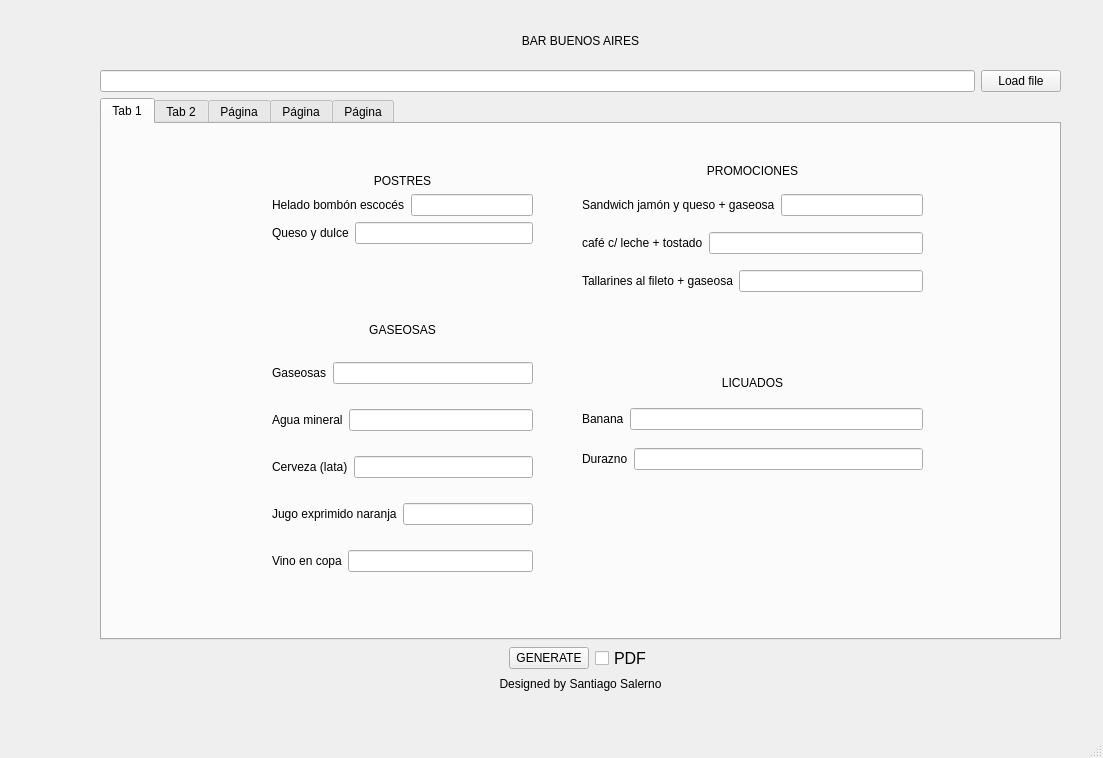
<?xml version="1.0" encoding="UTF-8"?>
<ui version="4.0">
 <class>MainWindow</class>
 <widget class="QMainWindow" name="MainWindow">
  <property name="geometry">
   <rect>
    <x>0</x>
    <y>0</y>
    <width>1103</width>
    <height>758</height>
   </rect>
  </property>
  <property name="windowTitle">
   <string>MainWindow</string>
  </property>
  <widget class="QWidget" name="centralwidget">
   <widget class="QLabel" name="bar_name">
    <property name="geometry">
     <rect>
      <x>100</x>
      <y>20</y>
      <width>961</width>
      <height>41</height>
     </rect>
    </property>
    <property name="text">
     <string>BAR BUENOS AIRES</string>
    </property>
    <property name="alignment">
     <set>Qt::AlignmentFlag::AlignCenter</set>
    </property>
   </widget>
   <widget class="QWidget" name="verticalLayoutWidget_11">
    <property name="geometry">
     <rect>
      <x>100</x>
      <y>70</y>
      <width>961</width>
      <height>621</height>
     </rect>
    </property>
    <layout class="QVBoxLayout" name="verticalLayout_12">
     <item>
      <layout class="QHBoxLayout" name="horizontalLayout_22">
       <item>
        <layout class="QHBoxLayout" name="horizontalLayout_47">
         <item>
          <widget class="QLineEdit" name="template_path"/>
         </item>
         <item>
          <widget class="QPushButton" name="pushButton">
           <property name="text">
            <string>Load file</string>
           </property>
          </widget>
         </item>
        </layout>
       </item>
      </layout>
     </item>
     <item>
      <widget class="QTabWidget" name="tabWidget">
       <property name="currentIndex">
        <number>0</number>
       </property>
       <widget class="QWidget" name="tab">
        <attribute name="title">
         <string>Tab 1</string>
        </attribute>
        <widget class="QWidget" name="postres_container" native="true">
         <property name="geometry">
          <rect>
           <x>160</x>
           <y>20</y>
           <width>281</width>
           <height>131</height>
          </rect>
         </property>
         <widget class="QWidget" name="verticalLayoutWidget_3">
          <property name="geometry">
           <rect>
            <x>10</x>
            <y>10</y>
            <width>261</width>
            <height>111</height>
           </rect>
          </property>
          <layout class="QVBoxLayout" name="verticalLayout_3">
           <item>
            <layout class="QVBoxLayout" name="verticalLayout">
             <item>
              <widget class="QLabel" name="postres_title">
               <property name="sizePolicy">
                <sizepolicy hsizetype="Preferred" vsizetype="Fixed">
                 <horstretch>0</horstretch>
                 <verstretch>0</verstretch>
                </sizepolicy>
               </property>
               <property name="text">
                <string>POSTRES</string>
               </property>
               <property name="alignment">
                <set>Qt::AlignmentFlag::AlignCenter</set>
               </property>
              </widget>
             </item>
             <item>
              <layout class="QHBoxLayout" name="horizontalLayout">
               <item>
                <widget class="QLabel" name="label_2">
                 <property name="text">
                  <string>Helado bombón escocés</string>
                 </property>
                </widget>
               </item>
               <item>
                <widget class="QLineEdit" name="input_1"/>
               </item>
              </layout>
             </item>
             <item>
              <layout class="QHBoxLayout" name="horizontalLayout_2">
               <item>
                <widget class="QLabel" name="label_3">
                 <property name="text">
                  <string>Queso y dulce</string>
                 </property>
                </widget>
               </item>
               <item>
                <widget class="QLineEdit" name="input_2"/>
               </item>
              </layout>
             </item>
            </layout>
           </item>
          </layout>
         </widget>
        </widget>
        <widget class="QWidget" name="gaseosas_container" native="true">
         <property name="geometry">
          <rect>
           <x>160</x>
           <y>170</y>
           <width>281</width>
           <height>311</height>
          </rect>
         </property>
         <widget class="QWidget" name="verticalLayoutWidget_2">
          <property name="geometry">
           <rect>
            <x>10</x>
            <y>10</y>
            <width>261</width>
            <height>291</height>
           </rect>
          </property>
          <layout class="QVBoxLayout" name="verticalLayout_2">
           <item>
            <widget class="QLabel" name="gaseosas_title">
             <property name="sizePolicy">
              <sizepolicy hsizetype="Preferred" vsizetype="Fixed">
               <horstretch>0</horstretch>
               <verstretch>0</verstretch>
              </sizepolicy>
             </property>
             <property name="text">
              <string>GASEOSAS</string>
             </property>
             <property name="alignment">
              <set>Qt::AlignmentFlag::AlignCenter</set>
             </property>
            </widget>
           </item>
           <item>
            <layout class="QHBoxLayout" name="horizontalLayout_3">
             <item>
              <widget class="QLabel" name="label_6">
               <property name="text">
                <string>Gaseosas</string>
               </property>
              </widget>
             </item>
             <item>
              <widget class="QLineEdit" name="input_3"/>
             </item>
            </layout>
           </item>
           <item>
            <layout class="QHBoxLayout" name="horizontalLayout_4">
             <item>
              <widget class="QLabel" name="label_7">
               <property name="text">
                <string>Agua mineral</string>
               </property>
              </widget>
             </item>
             <item>
              <widget class="QLineEdit" name="input_4"/>
             </item>
            </layout>
           </item>
           <item>
            <layout class="QHBoxLayout" name="horizontalLayout_5">
             <item>
              <widget class="QLabel" name="label_8">
               <property name="text">
                <string>Cerveza (lata)</string>
               </property>
              </widget>
             </item>
             <item>
              <widget class="QLineEdit" name="input_5"/>
             </item>
            </layout>
           </item>
           <item>
            <layout class="QHBoxLayout" name="horizontalLayout_6">
             <item>
              <widget class="QLabel" name="label_9">
               <property name="enabled">
                <bool>true</bool>
               </property>
               <property name="text">
                <string>Jugo exprimido naranja</string>
               </property>
              </widget>
             </item>
             <item>
              <widget class="QLineEdit" name="input_6"/>
             </item>
            </layout>
           </item>
           <item>
            <layout class="QHBoxLayout" name="horizontalLayout_7">
             <item>
              <widget class="QLabel" name="label_10">
               <property name="enabled">
                <bool>true</bool>
               </property>
               <property name="text">
                <string>Vino en copa</string>
               </property>
              </widget>
             </item>
             <item>
              <widget class="QLineEdit" name="input_7"/>
             </item>
            </layout>
           </item>
          </layout>
         </widget>
        </widget>
        <widget class="QWidget" name="licuados_container" native="true">
         <property name="geometry">
          <rect>
           <x>470</x>
           <y>230</y>
           <width>361</width>
           <height>141</height>
          </rect>
         </property>
         <widget class="QWidget" name="verticalLayoutWidget_4">
          <property name="geometry">
           <rect>
            <x>10</x>
            <y>10</y>
            <width>341</width>
            <height>121</height>
           </rect>
          </property>
          <layout class="QVBoxLayout" name="verticalLayout_4">
           <item>
            <widget class="QLabel" name="licuados_title">
             <property name="sizePolicy">
              <sizepolicy hsizetype="Preferred" vsizetype="Fixed">
               <horstretch>0</horstretch>
               <verstretch>0</verstretch>
              </sizepolicy>
             </property>
             <property name="text">
              <string>LICUADOS</string>
             </property>
             <property name="alignment">
              <set>Qt::AlignmentFlag::AlignCenter</set>
             </property>
            </widget>
           </item>
           <item>
            <layout class="QHBoxLayout" name="horizontalLayout_9">
             <item>
              <widget class="QLabel" name="label_13">
               <property name="enabled">
                <bool>true</bool>
               </property>
               <property name="text">
                <string>Banana</string>
               </property>
              </widget>
             </item>
             <item>
              <widget class="QLineEdit" name="input_8"/>
             </item>
            </layout>
           </item>
           <item>
            <layout class="QHBoxLayout" name="horizontalLayout_8">
             <item>
              <widget class="QLabel" name="label_12">
               <property name="enabled">
                <bool>true</bool>
               </property>
               <property name="text">
                <string>Durazno</string>
               </property>
              </widget>
             </item>
             <item>
              <widget class="QLineEdit" name="input_9"/>
             </item>
            </layout>
           </item>
          </layout>
         </widget>
        </widget>
        <widget class="QWidget" name="promo_container" native="true">
         <property name="geometry">
          <rect>
           <x>470</x>
           <y>20</y>
           <width>361</width>
           <height>181</height>
          </rect>
         </property>
         <widget class="QWidget" name="verticalLayoutWidget_5">
          <property name="geometry">
           <rect>
            <x>10</x>
            <y>10</y>
            <width>341</width>
            <height>151</height>
           </rect>
          </property>
          <layout class="QVBoxLayout" name="verticalLayout_5">
           <item>
            <widget class="QLabel" name="promo_title">
             <property name="sizePolicy">
              <sizepolicy hsizetype="Preferred" vsizetype="Fixed">
               <horstretch>0</horstretch>
               <verstretch>0</verstretch>
              </sizepolicy>
             </property>
             <property name="text">
              <string>PROMOCIONES</string>
             </property>
             <property name="alignment">
              <set>Qt::AlignmentFlag::AlignCenter</set>
             </property>
            </widget>
           </item>
           <item>
            <layout class="QHBoxLayout" name="horizontalLayout_10">
             <item>
              <widget class="QLabel" name="label_16">
               <property name="text">
                <string>Sandwich jamón y queso + gaseosa</string>
               </property>
              </widget>
             </item>
             <item>
              <widget class="QLineEdit" name="input_10"/>
             </item>
            </layout>
           </item>
           <item>
            <layout class="QHBoxLayout" name="horizontalLayout_12">
             <item>
              <widget class="QLabel" name="label_18">
               <property name="text">
                <string>café c/ leche + tostado</string>
               </property>
              </widget>
             </item>
             <item>
              <widget class="QLineEdit" name="input_11"/>
             </item>
            </layout>
           </item>
           <item>
            <layout class="QHBoxLayout" name="horizontalLayout_11">
             <item>
              <widget class="QLabel" name="label_17">
               <property name="text">
                <string>Tallarines al fileto + gaseosa</string>
               </property>
              </widget>
             </item>
             <item>
              <widget class="QLineEdit" name="input_12"/>
             </item>
            </layout>
           </item>
          </layout>
         </widget>
        </widget>
       </widget>
       <widget class="QWidget" name="tab_2">
        <attribute name="title">
         <string>Tab 2</string>
        </attribute>
        <widget class="QWidget" name="cafe_container" native="true">
         <property name="geometry">
          <rect>
           <x>250</x>
           <y>20</y>
           <width>461</width>
           <height>431</height>
          </rect>
         </property>
         <widget class="QWidget" name="verticalLayoutWidget_7">
          <property name="geometry">
           <rect>
            <x>10</x>
            <y>10</y>
            <width>441</width>
            <height>411</height>
           </rect>
          </property>
          <layout class="QVBoxLayout" name="verticalLayout_7">
           <item>
            <widget class="QLabel" name="cafeteria_title">
             <property name="sizePolicy">
              <sizepolicy hsizetype="Preferred" vsizetype="Fixed">
               <horstretch>0</horstretch>
               <verstretch>0</verstretch>
              </sizepolicy>
             </property>
             <property name="text">
              <string>CAFETERÍA</string>
             </property>
             <property name="alignment">
              <set>Qt::AlignmentFlag::AlignCenter</set>
             </property>
            </widget>
           </item>
           <item>
            <layout class="QHBoxLayout" name="horizontalLayout_13">
             <item>
              <widget class="QLabel" name="label_20">
               <property name="text">
                <string>Café</string>
               </property>
              </widget>
             </item>
             <item>
              <widget class="QLineEdit" name="input_13"/>
             </item>
            </layout>
           </item>
           <item>
            <layout class="QHBoxLayout" name="horizontalLayout_14">
             <item>
              <widget class="QLabel" name="label_21">
               <property name="text">
                <string>Café c/ leche</string>
               </property>
              </widget>
             </item>
             <item>
              <widget class="QLineEdit" name="input_14"/>
             </item>
            </layout>
           </item>
           <item>
            <layout class="QHBoxLayout" name="horizontalLayout_15">
             <item>
              <widget class="QLabel" name="label_22">
               <property name="text">
                <string>Capuchino</string>
               </property>
              </widget>
             </item>
             <item>
              <widget class="QLineEdit" name="input_15"/>
             </item>
            </layout>
           </item>
           <item>
            <layout class="QHBoxLayout" name="horizontalLayout_16">
             <item>
              <widget class="QLabel" name="label_23">
               <property name="text">
                <string>Submarino</string>
               </property>
              </widget>
             </item>
             <item>
              <widget class="QLineEdit" name="input_16"/>
             </item>
            </layout>
           </item>
           <item>
            <layout class="QHBoxLayout" name="horizontalLayout_18">
             <item>
              <widget class="QLabel" name="label_25">
               <property name="text">
                <string>Té c/ limón</string>
               </property>
              </widget>
             </item>
             <item>
              <widget class="QLineEdit" name="input_17"/>
             </item>
            </layout>
           </item>
           <item>
            <layout class="QHBoxLayout" name="horizontalLayout_17">
             <item>
              <widget class="QLabel" name="label_24">
               <property name="text">
                <string>Té c/ leche</string>
               </property>
              </widget>
             </item>
             <item>
              <widget class="QLineEdit" name="input_18"/>
             </item>
            </layout>
           </item>
           <item>
            <layout class="QHBoxLayout" name="horizontalLayout_20">
             <item>
              <widget class="QLabel" name="label_27">
               <property name="text">
                <string>Medialunas c/ jamón y queso</string>
               </property>
              </widget>
             </item>
             <item>
              <widget class="QLineEdit" name="input_19"/>
             </item>
            </layout>
           </item>
           <item>
            <layout class="QHBoxLayout" name="horizontalLayout_19">
             <item>
              <widget class="QLabel" name="label_26">
               <property name="text">
                <string>Pastafrola o brownie</string>
               </property>
              </widget>
             </item>
             <item>
              <widget class="QLineEdit" name="input_20"/>
             </item>
            </layout>
           </item>
          </layout>
         </widget>
        </widget>
       </widget>
       <widget class="QWidget" name="tab_3">
        <attribute name="title">
         <string>Página</string>
        </attribute>
        <widget class="QWidget" name="minutas_container" native="true">
         <property name="geometry">
          <rect>
           <x>70</x>
           <y>20</y>
           <width>401</width>
           <height>441</height>
          </rect>
         </property>
         <widget class="QWidget" name="verticalLayoutWidget_6">
          <property name="geometry">
           <rect>
            <x>10</x>
            <y>10</y>
            <width>381</width>
            <height>391</height>
           </rect>
          </property>
          <layout class="QVBoxLayout" name="Minutas_container">
           <item>
            <widget class="QLabel" name="minutas_title">
             <property name="sizePolicy">
              <sizepolicy hsizetype="Preferred" vsizetype="Fixed">
               <horstretch>0</horstretch>
               <verstretch>0</verstretch>
              </sizepolicy>
             </property>
             <property name="text">
              <string>MINUTAS</string>
             </property>
             <property name="alignment">
              <set>Qt::AlignmentFlag::AlignCenter</set>
             </property>
            </widget>
           </item>
           <item>
            <layout class="QHBoxLayout" name="horizontalLayout_24">
             <item>
              <widget class="QLabel" name="label_33">
               <property name="text">
                <string>Milanesa de ternera</string>
               </property>
              </widget>
             </item>
             <item>
              <widget class="QLineEdit" name="input_21"/>
             </item>
            </layout>
           </item>
           <item>
            <layout class="QHBoxLayout" name="horizontalLayout_23">
             <item>
              <widget class="QLabel" name="label_31">
               <property name="text">
                <string>Milanesa de ternera c/ ensalada o puré</string>
               </property>
              </widget>
             </item>
             <item>
              <widget class="QLineEdit" name="input_22"/>
             </item>
            </layout>
           </item>
           <item>
            <layout class="QHBoxLayout" name="horizontalLayout_25">
             <item>
              <widget class="QLabel" name="label_34">
               <property name="text">
                <string>Milanesa de ternera c/ fritas y huevo</string>
               </property>
              </widget>
             </item>
             <item>
              <widget class="QLineEdit" name="input_23"/>
             </item>
            </layout>
           </item>
           <item>
            <layout class="QHBoxLayout" name="horizontalLayout_31">
             <item>
              <widget class="QLabel" name="label_40">
               <property name="text">
                <string>Milanesa napolitana c/ puré o fritas</string>
               </property>
              </widget>
             </item>
             <item>
              <widget class="QLineEdit" name="input_24"/>
             </item>
            </layout>
           </item>
           <item>
            <layout class="QHBoxLayout" name="horizontalLayout_26">
             <item>
              <widget class="QLabel" name="label_35">
               <property name="text">
                <string>Suprema de pollo</string>
               </property>
              </widget>
             </item>
             <item>
              <widget class="QLineEdit" name="input_25"/>
             </item>
            </layout>
           </item>
           <item>
            <layout class="QHBoxLayout" name="horizontalLayout_27">
             <item>
              <widget class="QLabel" name="label_36">
               <property name="text">
                <string>Suprema de pollo c/ puré o ensalada</string>
               </property>
              </widget>
             </item>
             <item>
              <widget class="QLineEdit" name="input_26"/>
             </item>
            </layout>
           </item>
           <item>
            <layout class="QHBoxLayout" name="horizontalLayout_28">
             <item>
              <widget class="QLabel" name="label_37">
               <property name="text">
                <string>Pechuga de pollo grillé</string>
               </property>
              </widget>
             </item>
             <item>
              <widget class="QLineEdit" name="input_27"/>
             </item>
            </layout>
           </item>
           <item>
            <layout class="QHBoxLayout" name="horizontalLayout_29">
             <item>
              <widget class="QLabel" name="label_38">
               <property name="text">
                <string>Pechuga de pollo grillé c/ fritas o puré</string>
               </property>
              </widget>
             </item>
             <item>
              <widget class="QLineEdit" name="input_28"/>
             </item>
            </layout>
           </item>
           <item>
            <layout class="QHBoxLayout" name="horizontalLayout_30">
             <item>
              <widget class="QLabel" name="label_39">
               <property name="text">
                <string>Omelettes jamón y queso</string>
               </property>
              </widget>
             </item>
             <item>
              <widget class="QLineEdit" name="input_29"/>
             </item>
            </layout>
           </item>
          </layout>
         </widget>
        </widget>
        <widget class="QWidget" name="ensaladas_container" native="true">
         <property name="geometry">
          <rect>
           <x>500</x>
           <y>130</y>
           <width>371</width>
           <height>151</height>
          </rect>
         </property>
         <widget class="QWidget" name="verticalLayoutWidget_8">
          <property name="geometry">
           <rect>
            <x>10</x>
            <y>10</y>
            <width>351</width>
            <height>131</height>
           </rect>
          </property>
          <layout class="QVBoxLayout" name="verticalLayout_8">
           <item>
            <widget class="QLabel" name="ensaladas_title">
             <property name="sizePolicy">
              <sizepolicy hsizetype="Preferred" vsizetype="Fixed">
               <horstretch>0</horstretch>
               <verstretch>0</verstretch>
              </sizepolicy>
             </property>
             <property name="text">
              <string>ENSALADAS</string>
             </property>
             <property name="alignment">
              <set>Qt::AlignmentFlag::AlignCenter</set>
             </property>
            </widget>
           </item>
           <item>
            <layout class="QHBoxLayout" name="horizontalLayout_21">
             <item>
              <widget class="QLabel" name="label_28">
               <property name="text">
                <string>Combinación 3 gustos</string>
               </property>
              </widget>
             </item>
             <item>
              <widget class="QLineEdit" name="input_41"/>
             </item>
            </layout>
           </item>
          </layout>
         </widget>
        </widget>
       </widget>
       <widget class="QWidget" name="tab_4">
        <attribute name="title">
         <string>Página</string>
        </attribute>
        <widget class="QLabel" name="label_54">
         <property name="geometry">
          <rect>
           <x>230</x>
           <y>30</y>
           <width>439</width>
           <height>32</height>
          </rect>
         </property>
         <property name="text">
          <string>SANDWICHERÍA</string>
         </property>
         <property name="alignment">
          <set>Qt::AlignmentFlag::AlignCenter</set>
         </property>
        </widget>
        <widget class="QWidget" name="sand_caliente_container" native="true">
         <property name="geometry">
          <rect>
           <x>490</x>
           <y>90</y>
           <width>441</width>
           <height>281</height>
          </rect>
         </property>
         <widget class="QWidget" name="verticalLayoutWidget_9">
          <property name="geometry">
           <rect>
            <x>10</x>
            <y>10</y>
            <width>421</width>
            <height>261</height>
           </rect>
          </property>
          <layout class="QVBoxLayout" name="verticalLayout_10">
           <item>
            <widget class="QLabel" name="caliente_title">
             <property name="sizePolicy">
              <sizepolicy hsizetype="Preferred" vsizetype="Fixed">
               <horstretch>0</horstretch>
               <verstretch>0</verstretch>
              </sizepolicy>
             </property>
             <property name="text">
              <string>CALIENTE</string>
             </property>
             <property name="alignment">
              <set>Qt::AlignmentFlag::AlignCenter</set>
             </property>
            </widget>
           </item>
           <item>
            <layout class="QHBoxLayout" name="horizontalLayout_38">
             <item>
              <widget class="QLabel" name="label_49">
               <property name="text">
                <string>Especial de milanesa</string>
               </property>
              </widget>
             </item>
             <item>
              <widget class="QLineEdit" name="input_36"/>
             </item>
            </layout>
           </item>
           <item>
            <layout class="QHBoxLayout" name="horizontalLayout_39">
             <item>
              <widget class="QLabel" name="label_50">
               <property name="text">
                <string>Milanesa c/ lechuga y tomate</string>
               </property>
              </widget>
             </item>
             <item>
              <widget class="QLineEdit" name="input_37"/>
             </item>
            </layout>
           </item>
           <item>
            <layout class="QHBoxLayout" name="horizontalLayout_40">
             <item>
              <widget class="QLabel" name="label_51">
               <property name="text">
                <string>Milanesa completa</string>
               </property>
              </widget>
             </item>
             <item>
              <widget class="QLineEdit" name="input_38"/>
             </item>
            </layout>
           </item>
           <item>
            <layout class="QHBoxLayout" name="horizontalLayout_41">
             <item>
              <widget class="QLabel" name="label_52">
               <property name="text">
                <string>Especial de pollo</string>
               </property>
              </widget>
             </item>
             <item>
              <widget class="QLineEdit" name="input_39"/>
             </item>
            </layout>
           </item>
           <item>
            <layout class="QHBoxLayout" name="horizontalLayout_42">
             <item>
              <widget class="QLabel" name="label_53">
               <property name="text">
                <string>Pollo completo</string>
               </property>
              </widget>
             </item>
             <item>
              <widget class="QLineEdit" name="input_40"/>
             </item>
            </layout>
           </item>
          </layout>
         </widget>
        </widget>
        <widget class="QWidget" name="sand_fria_container" native="true">
         <property name="geometry">
          <rect>
           <x>20</x>
           <y>90</y>
           <width>441</width>
           <height>281</height>
          </rect>
         </property>
         <widget class="QWidget" name="verticalLayoutWidget">
          <property name="geometry">
           <rect>
            <x>10</x>
            <y>10</y>
            <width>421</width>
            <height>261</height>
           </rect>
          </property>
          <layout class="QVBoxLayout" name="verticalLayout_9">
           <item>
            <widget class="QLabel" name="fria_title">
             <property name="sizePolicy">
              <sizepolicy hsizetype="Preferred" vsizetype="Fixed">
               <horstretch>0</horstretch>
               <verstretch>0</verstretch>
              </sizepolicy>
             </property>
             <property name="text">
              <string>FRÍA</string>
             </property>
             <property name="alignment">
              <set>Qt::AlignmentFlag::AlignCenter</set>
             </property>
            </widget>
           </item>
           <item>
            <layout class="QHBoxLayout" name="horizontalLayout_32">
             <item>
              <widget class="QLabel" name="label_41">
               <property name="text">
                <string>Jamón cocido y queso</string>
               </property>
              </widget>
             </item>
             <item>
              <widget class="QLineEdit" name="input_30"/>
             </item>
            </layout>
           </item>
           <item>
            <layout class="QHBoxLayout" name="horizontalLayout_33">
             <item>
              <widget class="QLabel" name="label_43">
               <property name="text">
                <string>Salame y queso</string>
               </property>
              </widget>
             </item>
             <item>
              <widget class="QLineEdit" name="input_31"/>
             </item>
            </layout>
           </item>
           <item>
            <layout class="QHBoxLayout" name="horizontalLayout_34">
             <item>
              <widget class="QLabel" name="label_44">
               <property name="text">
                <string>jamón cocido-queso, tomate, huevo</string>
               </property>
              </widget>
             </item>
             <item>
              <widget class="QLineEdit" name="input_32"/>
             </item>
            </layout>
           </item>
           <item>
            <layout class="QHBoxLayout" name="horizontalLayout_35">
             <item>
              <widget class="QLabel" name="label_45">
               <property name="text">
                <string>Jamón y queso</string>
               </property>
              </widget>
             </item>
             <item>
              <widget class="QLineEdit" name="input_33"/>
             </item>
            </layout>
           </item>
           <item>
            <layout class="QHBoxLayout" name="horizontalLayout_36">
             <item>
              <widget class="QLabel" name="label_46">
               <property name="text">
                <string>Jamón, tomate, queso</string>
               </property>
              </widget>
             </item>
             <item>
              <widget class="QLineEdit" name="input_34"/>
             </item>
            </layout>
           </item>
           <item>
            <layout class="QHBoxLayout" name="horizontalLayout_37">
             <item>
              <widget class="QLabel" name="label_47">
               <property name="text">
                <string>jamón, tomate, queso, huevo</string>
               </property>
              </widget>
             </item>
             <item>
              <widget class="QLineEdit" name="input_35"/>
             </item>
            </layout>
           </item>
          </layout>
         </widget>
        </widget>
       </widget>
       <widget class="QWidget" name="tab_5">
        <attribute name="title">
         <string>Página</string>
        </attribute>
        <widget class="QWidget" name="pastas_container" native="true">
         <property name="geometry">
          <rect>
           <x>210</x>
           <y>60</y>
           <width>561</width>
           <height>321</height>
          </rect>
         </property>
         <widget class="QWidget" name="verticalLayoutWidget_10">
          <property name="geometry">
           <rect>
            <x>10</x>
            <y>10</y>
            <width>541</width>
            <height>301</height>
           </rect>
          </property>
          <layout class="QVBoxLayout" name="verticalLayout_11">
           <item>
            <widget class="QLabel" name="pastas_title">
             <property name="sizePolicy">
              <sizepolicy hsizetype="Preferred" vsizetype="Fixed">
               <horstretch>0</horstretch>
               <verstretch>0</verstretch>
              </sizepolicy>
             </property>
             <property name="text">
              <string>PASTAS CASERAS</string>
             </property>
             <property name="alignment">
              <set>Qt::AlignmentFlag::AlignCenter</set>
             </property>
            </widget>
           </item>
           <item>
            <layout class="QHBoxLayout" name="horizontalLayout_43">
             <item>
              <widget class="QLabel" name="label_56">
               <property name="text">
                <string>Ravioles filetto</string>
               </property>
              </widget>
             </item>
             <item>
              <widget class="QLineEdit" name="input_42"/>
             </item>
            </layout>
           </item>
           <item>
            <layout class="QHBoxLayout" name="horizontalLayout_44">
             <item>
              <widget class="QLabel" name="label_57">
               <property name="text">
                <string>Ravioles c/ estofado</string>
               </property>
              </widget>
             </item>
             <item>
              <widget class="QLineEdit" name="input_43"/>
             </item>
            </layout>
           </item>
           <item>
            <layout class="QHBoxLayout" name="horizontalLayout_45">
             <item>
              <widget class="QLabel" name="label_58">
               <property name="text">
                <string>Tallarines filetto</string>
               </property>
              </widget>
             </item>
             <item>
              <widget class="QLineEdit" name="input_44"/>
             </item>
            </layout>
           </item>
           <item>
            <layout class="QHBoxLayout" name="horizontalLayout_46">
             <item>
              <widget class="QLabel" name="label_59">
               <property name="text">
                <string>Tallarines c/ estofado</string>
               </property>
              </widget>
             </item>
             <item>
              <widget class="QLineEdit" name="input_45"/>
             </item>
            </layout>
           </item>
          </layout>
         </widget>
        </widget>
       </widget>
      </widget>
     </item>
     <item>
      <layout class="QHBoxLayout" name="horizontalLayout_57">
       <item>
        <spacer name="horizontalSpacer">
         <property name="orientation">
          <enum>Qt::Orientation::Horizontal</enum>
         </property>
         <property name="sizeHint" stdset="0">
          <size>
           <width>40</width>
           <height>20</height>
          </size>
         </property>
        </spacer>
       </item>
       <item>
        <layout class="QVBoxLayout" name="verticalLayout_6">
         <item>
          <widget class="QPushButton" name="generateFile">
           <property name="text">
            <string>GENERATE</string>
           </property>
          </widget>
         </item>
        </layout>
       </item>
       <item>
        <widget class="QCheckBox" name="pdf_checkBox">
         <property name="font">
          <font>
           <pointsize>12</pointsize>
          </font>
         </property>
         <property name="text">
          <string>PDF</string>
         </property>
        </widget>
       </item>
       <item>
        <spacer name="horizontalSpacer_2">
         <property name="orientation">
          <enum>Qt::Orientation::Horizontal</enum>
         </property>
         <property name="sizeHint" stdset="0">
          <size>
           <width>40</width>
           <height>20</height>
          </size>
         </property>
        </spacer>
       </item>
      </layout>
     </item>
     <item>
      <widget class="QLabel" name="label_4">
       <property name="text">
        <string>Designed by Santiago Salerno</string>
       </property>
       <property name="alignment">
        <set>Qt::AlignmentFlag::AlignCenter</set>
       </property>
      </widget>
     </item>
    </layout>
   </widget>
  </widget>
  <widget class="QMenuBar" name="menubar">
   <property name="geometry">
    <rect>
     <x>0</x>
     <y>0</y>
     <width>1103</width>
     <height>33</height>
    </rect>
   </property>
  </widget>
  <widget class="QStatusBar" name="statusbar"/>
 </widget>
 <resources/>
 <connections/>
</ui>
